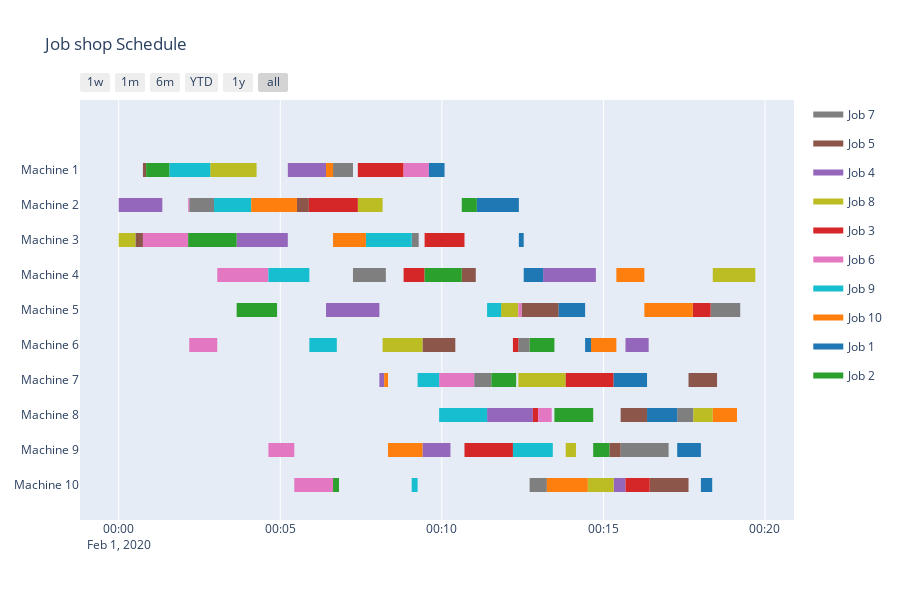

The notebook cell saved with this chart:
### Code cell
""" Job_Shop_Schedule """

data = data_excel_json('data/JSP_dataset.xlsx')
schedule = job_schedule(data_dict=data)
